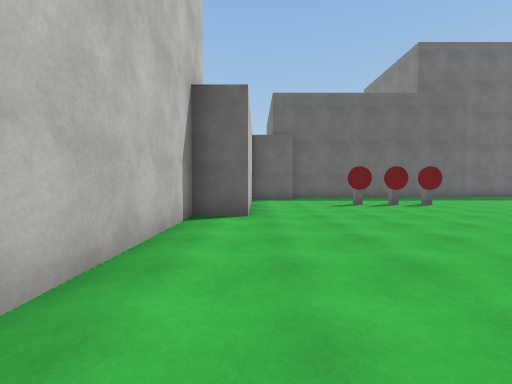
View 1 (above)

24 first-person views from a walk through a scene from a Unity 3-D project. The camera is 1.3 m above the floor, tilts 2° down and sees 90° across. The floor is counted in squares, 2 m on a side. Each view is taken from the middle of a square. On the plan, view 1 faces up. The plan holds only what a view shows up to about 9 squares ahead; the rest is blank. The place goes on beyond the plan. The player is left out. Surface patterns are stand-ins for the level's own textures.

View 2
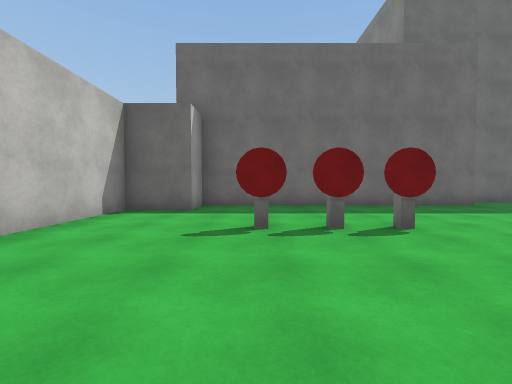

View 3
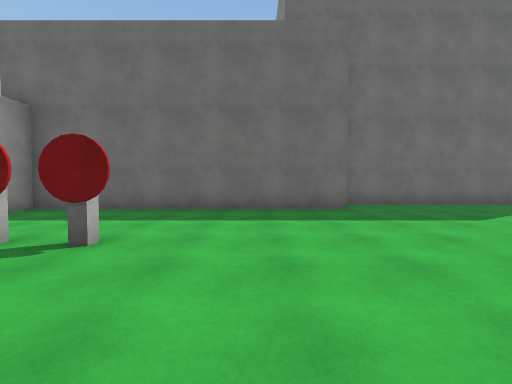

View 4
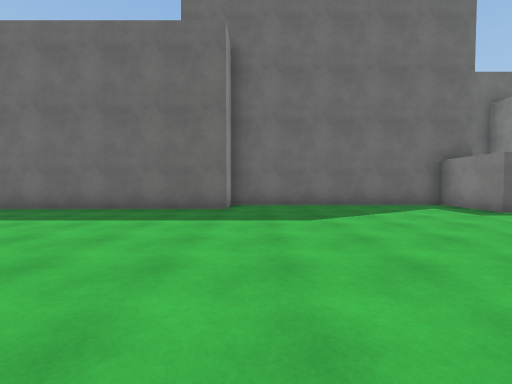

View 5
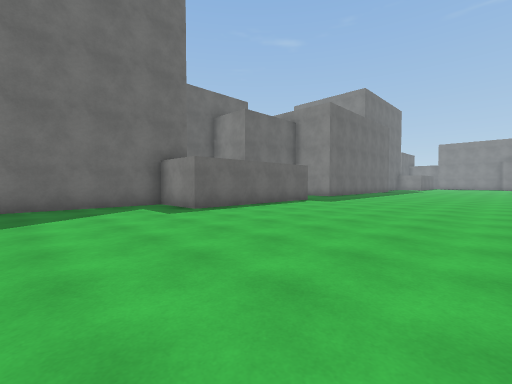

View 6
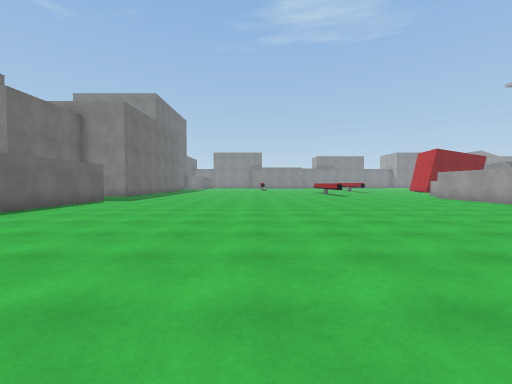

View 7
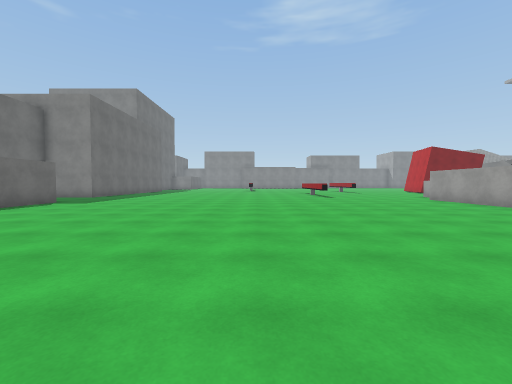

View 8
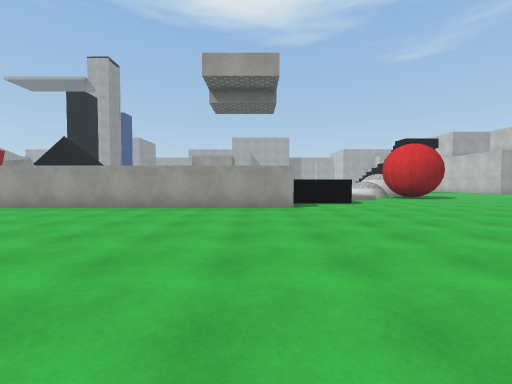

View 9
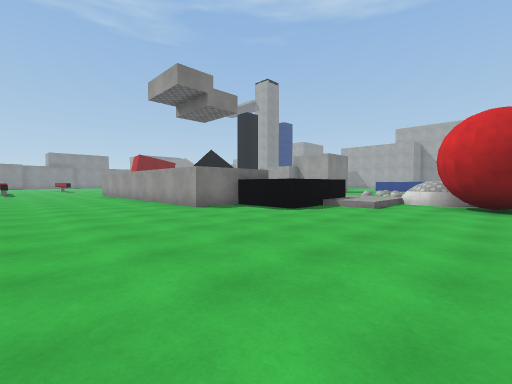

View 10
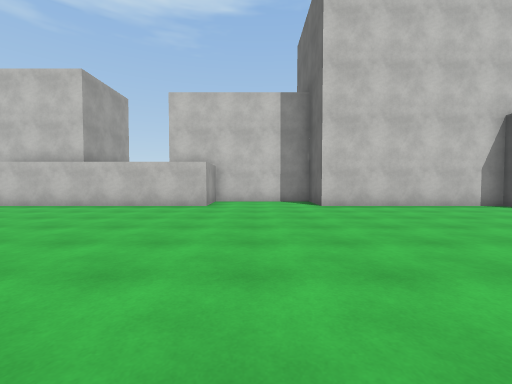

View 11
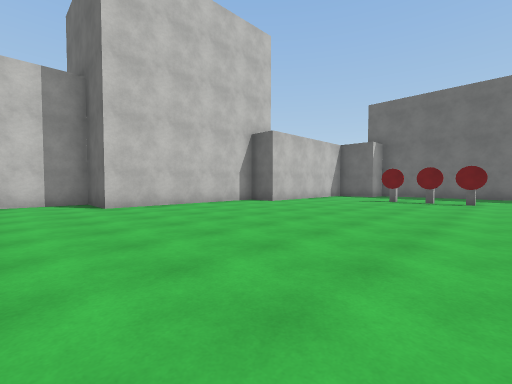

View 12
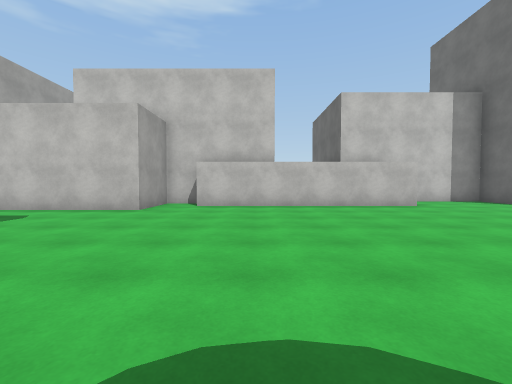

View 13
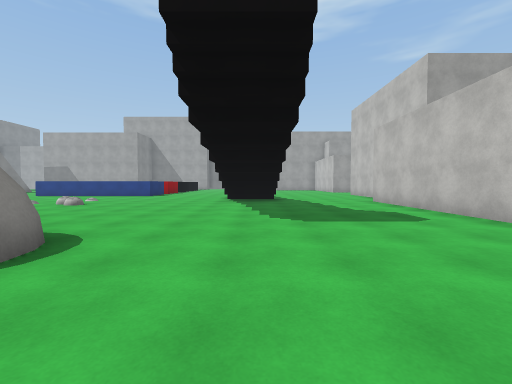

View 14
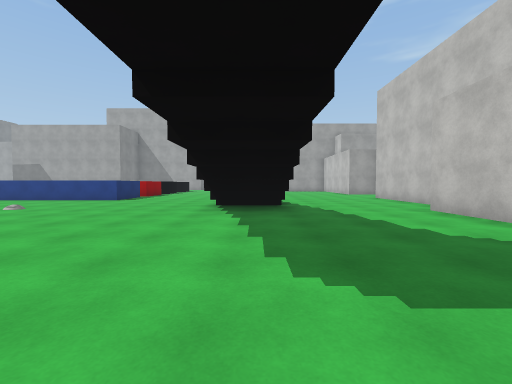

View 15
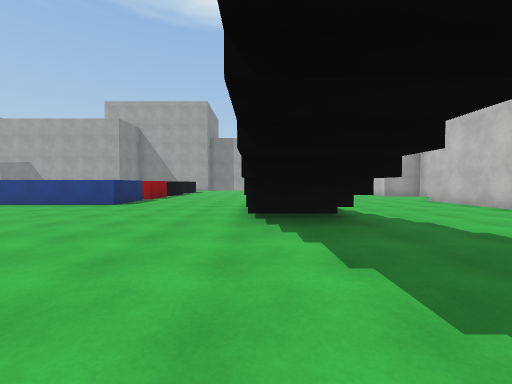

View 16
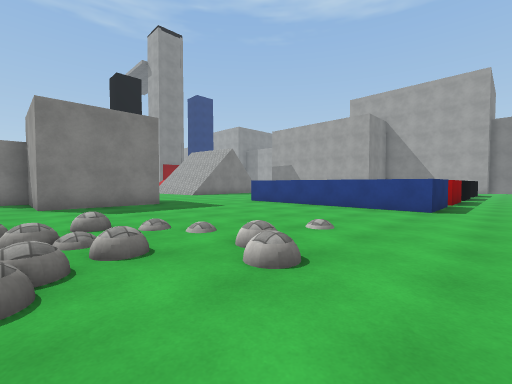

View 17
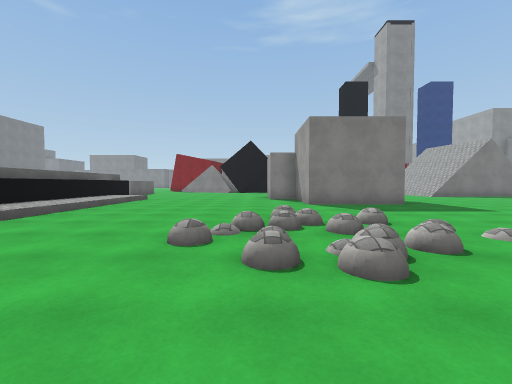

View 18
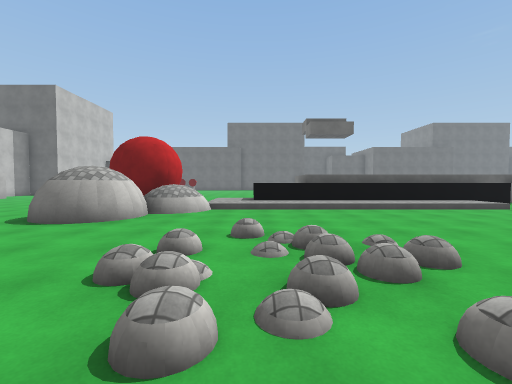

View 19
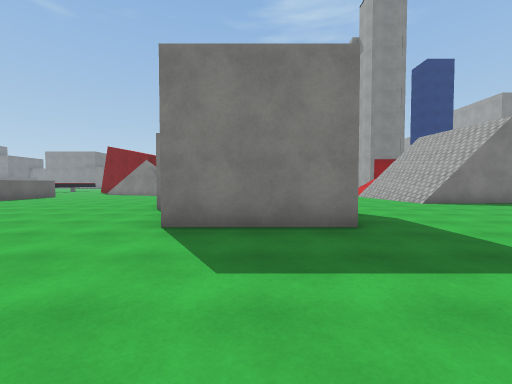

View 20
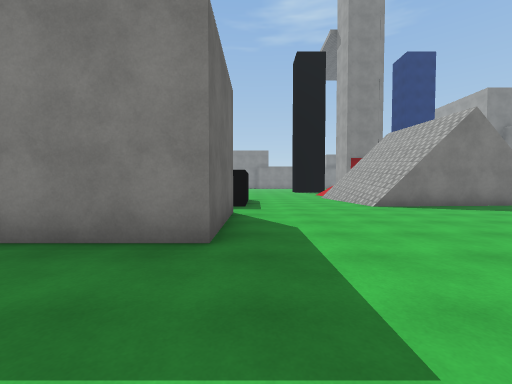

View 21
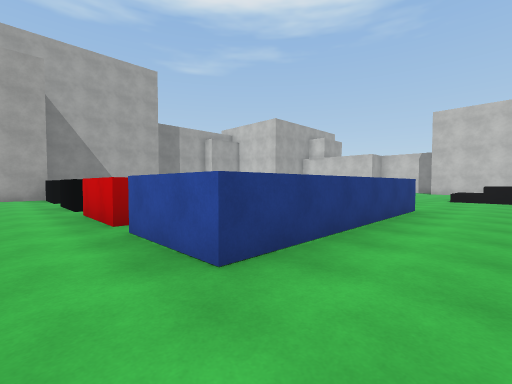

View 22
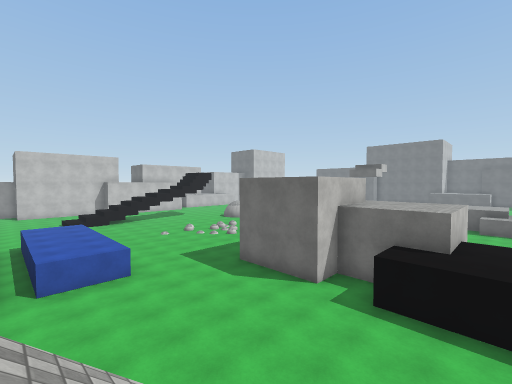

View 23
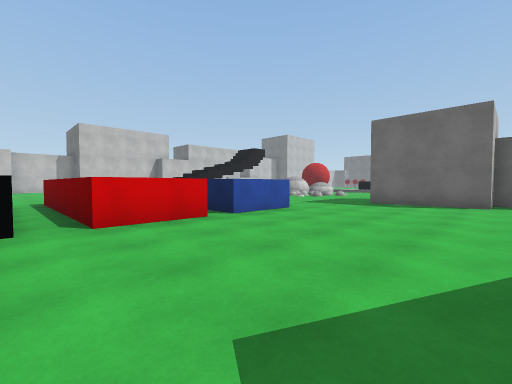

View 24
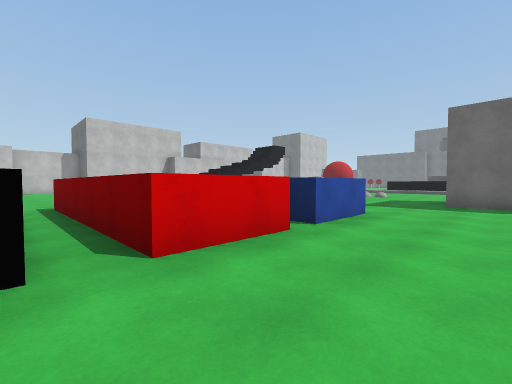

### Floor plan
Key: @ floor where view 1 was taken; # wall or solid block; . main floor; : floor 0.25 m higher than the main floor; + floor 0.5 m higher than the main floor; / step, stairs or slope; = window, fence, low wall or low ledge; ^ raised ledge; R red disc.
Columns run from 3 left of view 1 to 22 right of it. Each row starts with its distance up from view 1.
 13             ########
 12     #########......#
 11   ###..............#####
 10   #......................
  9   #......................
  8   #...RRR................
  7   #.......................
  6   #.......................
  5  ##........  .............
  4  #........     ..........
  3  #........      .........
  2  #........     ..........
  1  #.......................
  0 ##.@.....................
 -1 #........................
 -2 #........................
 -3 #........ ......#########
 -4 ##...... .......#
 -5  #.....  .....^^#
 -6  #......  ...:^    ^^
 -7  #....... ##.:^^^^^^^^^
 -8  #........##=:::::::::...
 -9  #....... ##=............
-10  #........##.............
-11  ##.......##.............
-12   #......................
-13   #..........:..........
-14   #..........+.:......#
-15   #.........../:...####
-16   #....##...///....#####
-17   #....##..........###.###
-18   .....##.................
-19  #..... ^.................
-20  #..... ^.................
-21  #....  .....^^^^^......//
-22  #...    ....^^^^^.....///
-23            ............///
-24            ..^   ^.....///
-25            ..^^^^^......#
-26            ..^^^^^.....

Where each view was taken, in squares from view 1:
view 1: 0 up, 0 right, facing up
view 2: 4 up, 3 right, facing up
view 3: 5 up, 7 right, facing up
view 4: 5 up, 10 right, facing up
view 5: 5 up, 12 right, facing up-right
view 6: 5 up, 11 right, facing right
view 7: 4 up, 12 right, facing right
view 8: 4 up, 14 right, facing down
view 9: 1 up, 7 right, facing down-right
view 10: 2 down, 6 right, facing left
view 11: 2 down, 6 right, facing up-left
view 12: 8 down, 6 right, facing left
view 13: 8 down, 4 right, facing down
view 14: 11 down, 4 right, facing down
view 15: 13 down, 5 right, facing down
view 16: 14 down, 8 right, facing down-right
view 17: 13 down, 8 right, facing right
view 18: 16 down, 11 right, facing up
view 19: 16 down, 12 right, facing right
view 20: 18 down, 13 right, facing right
view 21: 19 down, 16 right, facing down-left
view 22: 23 down, 22 right, facing up-left
view 23: 26 down, 19 right, facing up-left
view 24: 26 down, 17 right, facing up-left
